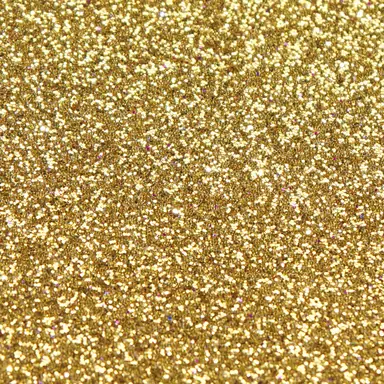
#> input picture xmas/glitter-gold.webp, 384 x 384 px
$ python -i recolor-gift.py   (imports and definitions only)
#> lines starting #> are read from the running program, lines starting #| are printed output that depends on the picture; after the words box and inside, x2 and y2 are one past the last pixel; in counts of white or black regions, pixels touching at a corner belong together
"""Reprint a gift picture in flat Christmas inks. The picture is enlarged four times, every pixel takes the
ink of the nearest of the picture's own colours, a majority filter clears the fringes that antialiasing leaves
between two inks, and the result is reduced again. gold='cream' prints tan and gold areas Cream; gold='glitter'
prints them with the glitter photograph. Gold is an accent: only saturated gold takes the glitter, and gold
narrower than about 6 px or smaller than MIN_GOLD prints Cream.

Usage: python3 tools/recolor-gift.py <original.webp> [out.webp]. Needs the private kit at ~/Developer/fai-christmas."""
import numpy as np, os, sys
from PIL import Image, ImageFilter
KIT = os.path.expanduser("~/Developer/fai-christmas")
INK, FIR, FIR2, CRAN, CRAN2, CREAM, LIGHT = "#1F201C", "#3C503A", "#253828", "#913129", "#6E211C", "#E9D7B6", "#F6E5C2"
h = lambda s: np.array([int(s[i:i + 2], 16) for i in (1, 3, 5)], float)
CLASSES = [INK, FIR, FIR2, CRAN, CRAN2, LIGHT, CREAM, "G"]
ANCH = [("#182018", INK), ("#101010", INK), ("#201818", INK), ("#385038", FIR), ("#384830", FIR), ("#22301f", FIR2), ("#a82820", CRAN), ("#8c1e16", CRAN2),
        ("#f4e8d6", LIGHT), ("#e8d8b6", CREAM), ("#e0c8a0", CREAM), ("#c49a48", "G"), ("#d2b072", CREAM), ("#bfa070", CREAM)]
K = 4
MIN_GOLD = 300   # smallest gold area kept, in original pixels
def recolor(src, gold="cream"):
#> called with src = '../xmas/glitter-gold.webp', gold = 'cream'
    im = Image.open(src).convert("RGBA")
    W, H = im.size
#> W = 384; H = 384
    big = im.resize((W * K, H * K), Image.LANCZOS)
    a = np.asarray(big, np.float32); p = a[..., :3]
    d = np.stack([((p - h(s).astype(np.float32)) ** 2).sum(-1) for s, _ in ANCH])
    lab = np.array([CLASSES.index(t) for _, t in ANCH])[d.argmin(0)]
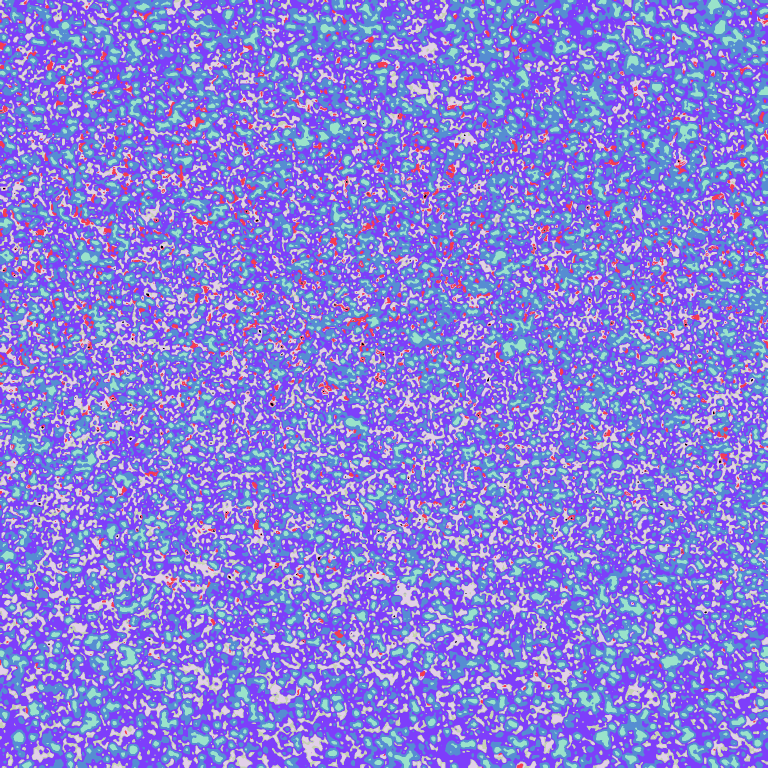
#> lab: shape (1536, 1536) int64 (shown at 1/2 size); 8 distinct labels, from 0 to 7; one colour per label, 0 black
    # majority filter: the class with the largest share of a 9 x 9 window (about 2 px of the original)
    share = np.stack([np.asarray(Image.fromarray(((lab == c) * 255).astype("uint8")).filter(ImageFilter.BoxBlur(4)), np.float32) for c in range(len(CLASSES))])
    lab = share.argmax(0)
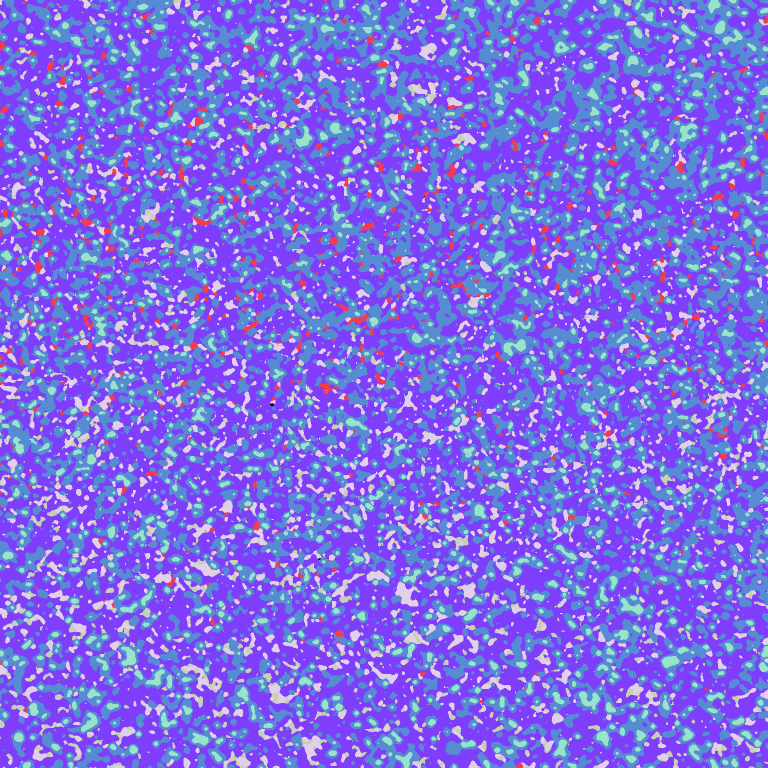
#> lab: shape (1536, 1536) int64 (shown at 1/2 size); 8 distinct labels, from 0 to 7; one colour per label, 0 black
    gi = CLASSES.index("G"); g = lab == gi
#> after `g = lab == gi`:
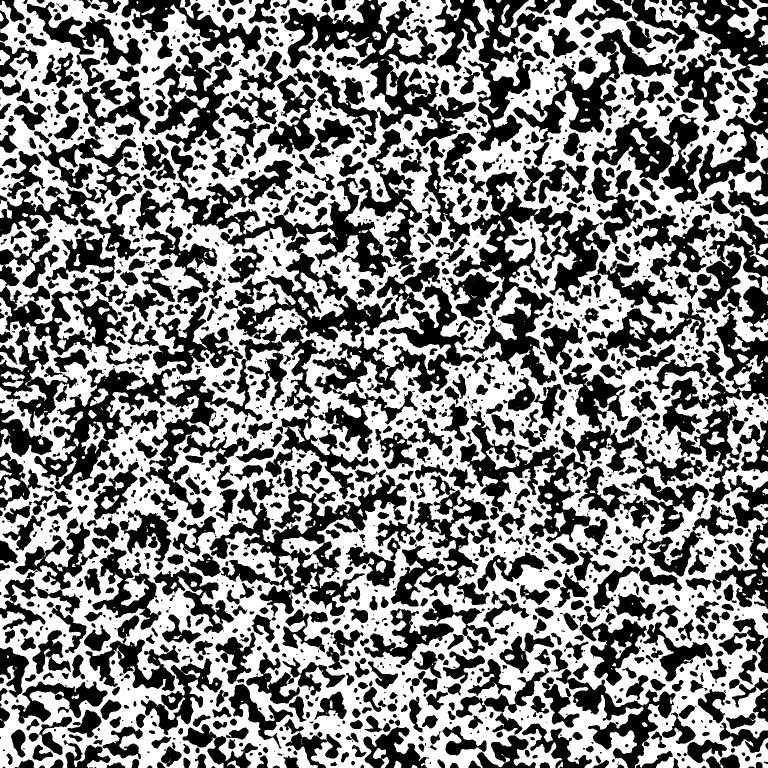
#> g: shape (1536, 1536) bool (shown at 1/2 size); 51.6% white; 2123 black regions (734 under 20 px), largest, box (x1, y1, x2, y2) and area: (344, 320, 798, 684) 43391, (568, 0, 953, 298) 37626, (419, 950, 813, 1233) 29664
    if g.any():
        from scipy import ndimage
        core = ndimage.binary_erosion(g, iterations=3 * K)          # survives only where gold is wider than ~6 px
#> core: shape (1536, 1536) bool; 0.75% white; 407 white regions (212 under 20 px), largest, box (x1, y1, x2, y2) and area: (1046, 1142, 1092, 1173) 590, (31, 244, 55, 294) 381, (348, 1196, 369, 1232) 371
        keep = ndimage.binary_dilation(core, iterations=3 * K) & g
#> keep: shape (1536, 1536) bool; 9.7% white; 330 white regions, largest, box (x1, y1, x2, y2) and area: (228, 1356, 325, 1450) 3707, (271, 77, 344, 177) 2969, (1134, 1420, 1198, 1518) 2798
        lbl, n = ndimage.label(keep); sizes = ndimage.sum(keep, lbl, range(1, n + 1))
#> after `lbl, n = ndimage.label(keep)`:
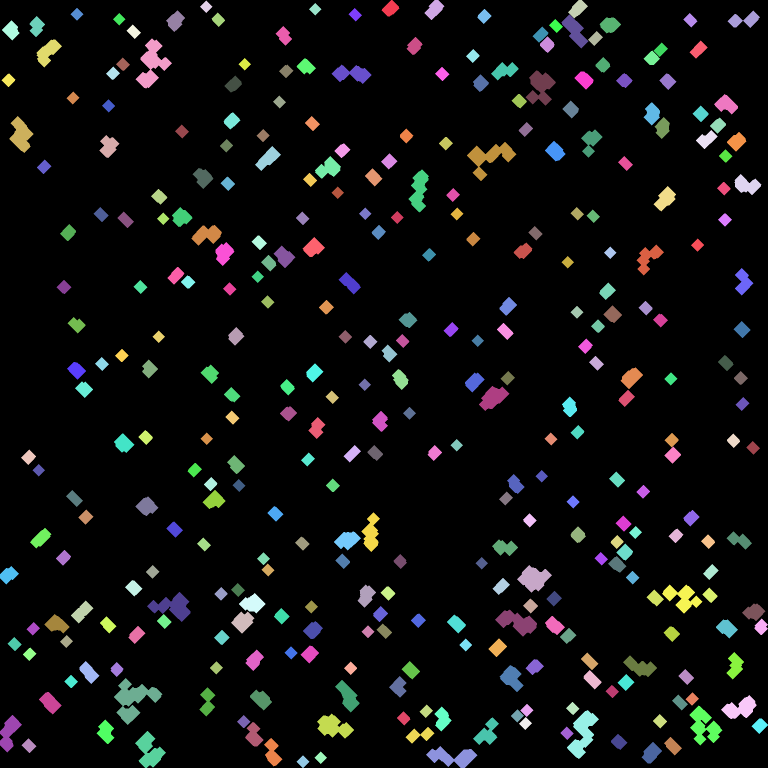
#> lbl: shape (1536, 1536) int32 (shown at 1/2 size); 333 distinct labels, from 0 to 332; one colour per label, 0 black
#> after `lbl, n = ndimage.label(keep)`: n = 332
#> after `sizes = ndimage.sum(keep, lbl, range(1, n + 1))`: sizes = 332 values, max 3707 at index 295, min 313 at index 3, mean 688.9
        keep = np.isin(lbl, 1 + np.flatnonzero(sizes >= MIN_GOLD * K * K))
#> keep: shape (1536, 1536) bool; every value is 0
        lab[g & ~keep] = CLASSES.index(CREAM)
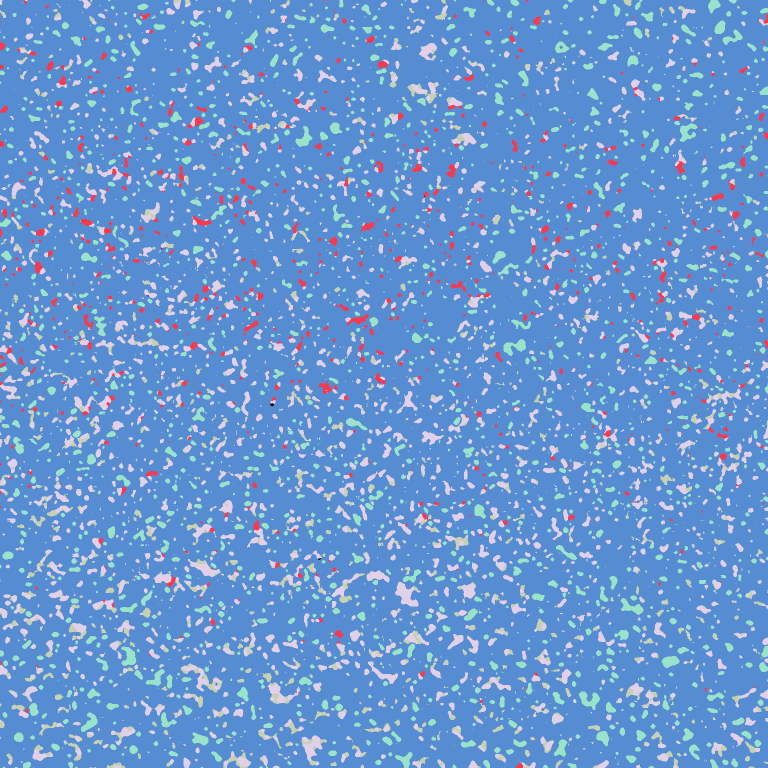
#> lab: shape (1536, 1536) int64 (shown at 1/2 size); 7 distinct labels, from 0 to 6; one colour per label, 0 black
    glit = np.asarray(Image.open(KIT + "/assets/glitter-gold.jpg").convert("RGB").crop((200, 200, 200 + W * K, 200 + H * K)), np.float32)
    out = np.zeros_like(p)
    for c, t in enumerate(CLASSES):
        m = lab == c
        out[m] = (glit[m] if gold == "glitter" else h(CREAM)) if t == "G" else h(t)
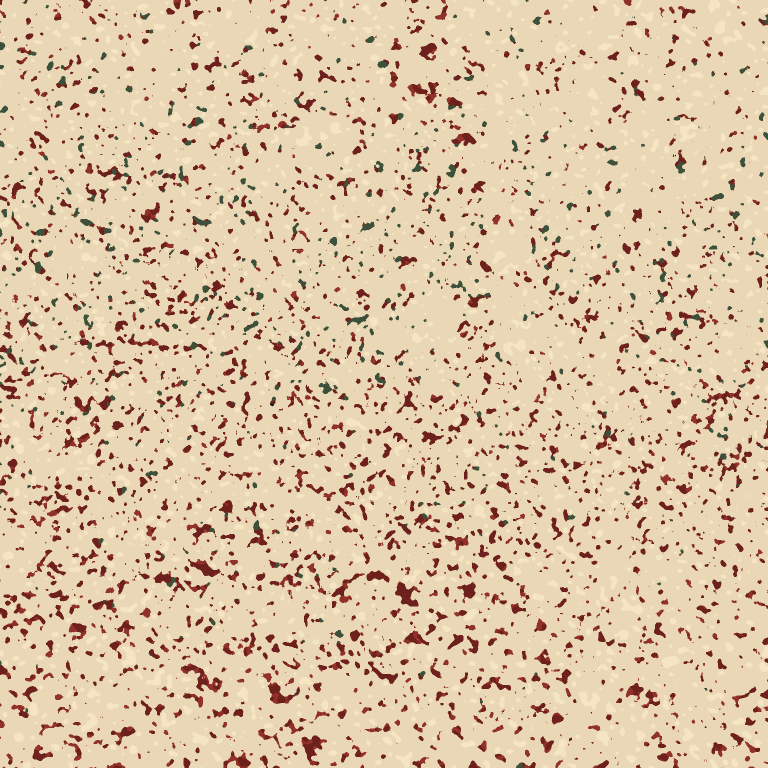
#> out: shape (1536, 1536, 3) float32 (shown at 1/2 size); mean R, G, B 218.3, 198.8, 168.2
    rgb = Image.fromarray(out.round().clip(0, 255).astype("uint8"), "RGB").resize((W, H), Image.LANCZOS)
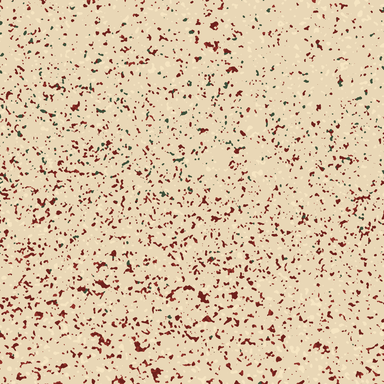
#> rgb: PIL image 384x384 RGB; mean R, G, B 220.6, 197.3, 166.9
    rgb.putalpha(im.getchannel("A"))
#> rgb: PIL image 384x384 RGBA
    return rgb
# [3 lines not run here, left out]

>>> result = recolor('../xmas/glitter-gold.webp')
